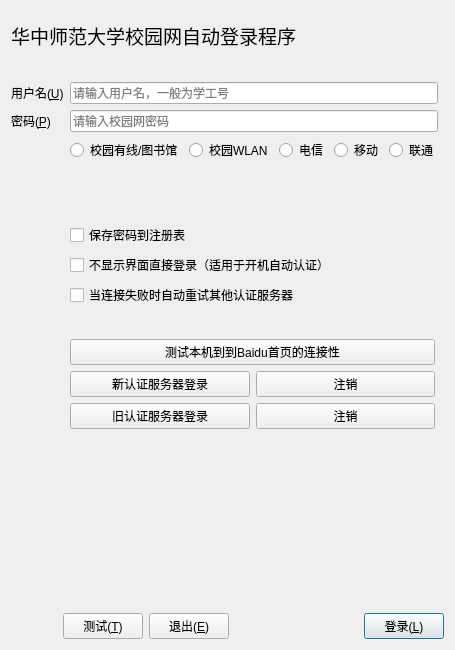
<?xml version="1.0" encoding="UTF-8"?>
<ui version="4.0">
 <class>Dialog</class>
 <widget class="QDialog" name="Dialog">
  <property name="geometry">
   <rect>
    <x>0</x>
    <y>0</y>
    <width>443</width>
    <height>650</height>
   </rect>
  </property>
  <property name="windowTitle">
   <string>Dialog</string>
  </property>
  <layout class="QVBoxLayout" name="verticalLayout">
   <item>
    <spacer name="verticalSpacer_3">
     <property name="orientation">
      <enum>Qt::Vertical</enum>
     </property>
     <property name="sizeType">
      <enum>QSizePolicy::Fixed</enum>
     </property>
     <property name="sizeHint" stdset="0">
      <size>
       <width>20</width>
       <height>10</height>
      </size>
     </property>
    </spacer>
   </item>
   <item>
    <layout class="QGridLayout" name="gridLayout">
     <item row="5" column="1">
      <layout class="QHBoxLayout" name="horizontalLayout">
       <item>
        <widget class="QRadioButton" name="radioButton_school">
         <property name="toolTip">
          <string/>
         </property>
         <property name="toolTipDuration">
          <number>-1</number>
         </property>
         <property name="whatsThis">
          <string/>
         </property>
         <property name="text">
          <string>校园有线/图书馆</string>
         </property>
        </widget>
       </item>
       <item>
        <widget class="QRadioButton" name="radioButton_wlan">
         <property name="text">
          <string>校园WLAN</string>
         </property>
        </widget>
       </item>
       <item>
        <widget class="QRadioButton" name="radioButton_ct">
         <property name="text">
          <string>电信</string>
         </property>
        </widget>
       </item>
       <item>
        <widget class="QRadioButton" name="radioButton_cmcc">
         <property name="text">
          <string>移动</string>
         </property>
        </widget>
       </item>
       <item>
        <widget class="QRadioButton" name="radioButton_cu">
         <property name="text">
          <string>联通</string>
         </property>
        </widget>
       </item>
      </layout>
     </item>
     <item row="2" column="0" alignment="Qt::AlignLeft">
      <widget class="QLabel" name="label_user">
       <property name="text">
        <string>用户名(&amp;U)</string>
       </property>
       <property name="buddy">
        <cstring>lineEdit_user</cstring>
       </property>
      </widget>
     </item>
     <item row="0" column="0" colspan="3">
      <widget class="QLabel" name="label_logo">
       <property name="font">
        <font>
         <family>百度综艺简体</family>
         <pointsize>14</pointsize>
        </font>
       </property>
       <property name="text">
        <string>华中师范大学校园网自动登录程序</string>
       </property>
      </widget>
     </item>
     <item row="2" column="1">
      <widget class="QLineEdit" name="lineEdit_user">
       <property name="placeholderText">
        <string>请输入用户名，一般为学工号</string>
       </property>
      </widget>
     </item>
     <item row="2" column="3">
      <spacer name="horizontalSpacer_5">
       <property name="orientation">
        <enum>Qt::Horizontal</enum>
       </property>
       <property name="sizeHint" stdset="0">
        <size>
         <width>40</width>
         <height>20</height>
        </size>
       </property>
      </spacer>
     </item>
     <item row="6" column="1">
      <spacer name="verticalSpacer_2">
       <property name="orientation">
        <enum>Qt::Vertical</enum>
       </property>
       <property name="sizeHint" stdset="0">
        <size>
         <width>20</width>
         <height>40</height>
        </size>
       </property>
      </spacer>
     </item>
     <item row="3" column="0" alignment="Qt::AlignLeft">
      <widget class="QLabel" name="label_passwd">
       <property name="text">
        <string>密码(&amp;P)</string>
       </property>
       <property name="buddy">
        <cstring>lineEdit_passwd</cstring>
       </property>
      </widget>
     </item>
     <item row="3" column="1">
      <widget class="QLineEdit" name="lineEdit_passwd">
       <property name="acceptDrops">
        <bool>false</bool>
       </property>
       <property name="inputMethodHints">
        <set>Qt::ImhNone</set>
       </property>
       <property name="placeholderText">
        <string>请输入校园网密码</string>
       </property>
       <property name="clearButtonEnabled">
        <bool>false</bool>
       </property>
      </widget>
     </item>
     <item row="2" column="2">
      <spacer name="horizontalSpacer">
       <property name="orientation">
        <enum>Qt::Horizontal</enum>
       </property>
       <property name="sizeHint" stdset="0">
        <size>
         <width>40</width>
         <height>20</height>
        </size>
       </property>
      </spacer>
     </item>
     <item row="1" column="0">
      <spacer name="verticalSpacer">
       <property name="orientation">
        <enum>Qt::Vertical</enum>
       </property>
       <property name="sizeHint" stdset="0">
        <size>
         <width>20</width>
         <height>40</height>
        </size>
       </property>
      </spacer>
     </item>
     <item row="7" column="3">
      <spacer name="horizontalSpacer_3">
       <property name="orientation">
        <enum>Qt::Horizontal</enum>
       </property>
       <property name="sizeHint" stdset="0">
        <size>
         <width>40</width>
         <height>20</height>
        </size>
       </property>
      </spacer>
     </item>
     <item row="7" column="0" rowspan="2" colspan="3">
      <widget class="QStackedWidget" name="stackedWidget">
       <property name="currentIndex">
        <number>0</number>
       </property>
       <widget class="QWidget" name="page_2">
        <layout class="QVBoxLayout" name="verticalLayout_4">
         <item>
          <layout class="QVBoxLayout" name="verticalLayout_3">
           <property name="leftMargin">
            <number>50</number>
           </property>
           <item>
            <layout class="QHBoxLayout" name="horizontalLayout_4">
             <item>
              <spacer name="horizontalSpacer_2">
               <property name="orientation">
                <enum>Qt::Horizontal</enum>
               </property>
               <property name="sizeHint" stdset="0">
                <size>
                 <width>40</width>
                 <height>20</height>
                </size>
               </property>
              </spacer>
             </item>
            </layout>
           </item>
           <item>
            <widget class="QCheckBox" name="checkBox_keeppasswd">
             <property name="text">
              <string>保存密码到注册表</string>
             </property>
            </widget>
           </item>
           <item>
            <widget class="QCheckBox" name="checkBox_auth">
             <property name="text">
              <string>不显示界面直接登录（适用于开机自动认证）</string>
             </property>
            </widget>
           </item>
           <item>
            <widget class="QCheckBox" name="checkBox_server">
             <property name="text">
              <string>当连接失败时自动重试其他认证服务器</string>
             </property>
            </widget>
           </item>
           <item>
            <layout class="QHBoxLayout" name="horizontalLayout_6"/>
           </item>
           <item>
            <spacer name="verticalSpacer_5">
             <property name="orientation">
              <enum>Qt::Vertical</enum>
             </property>
             <property name="sizeHint" stdset="0">
              <size>
               <width>20</width>
               <height>40</height>
              </size>
             </property>
            </spacer>
           </item>
           <item>
            <widget class="QPushButton" name="pushButton_test">
             <property name="text">
              <string>测试本机到到Baidu首页的连接性</string>
             </property>
             <property name="checkable">
              <bool>false</bool>
             </property>
             <property name="default">
              <bool>false</bool>
             </property>
             <property name="flat">
              <bool>false</bool>
             </property>
            </widget>
           </item>
           <item>
            <layout class="QHBoxLayout" name="horizontalLayout_5">
             <item>
              <widget class="QPushButton" name="pushButton_lanlogin">
               <property name="text">
                <string>  新认证服务器登录  </string>
               </property>
               <property name="checkable">
                <bool>true</bool>
               </property>
              </widget>
             </item>
             <item>
              <widget class="QPushButton" name="pushButton_lanlogout">
               <property name="text">
                <string>注销</string>
               </property>
              </widget>
             </item>
            </layout>
           </item>
           <item>
            <layout class="QHBoxLayout" name="horizontalLayout_7">
             <item>
              <widget class="QPushButton" name="pushButton_wlanlogin">
               <property name="text">
                <string>旧认证服务器登录</string>
               </property>
               <property name="checkable">
                <bool>true</bool>
               </property>
              </widget>
             </item>
             <item>
              <widget class="QPushButton" name="pushButton_wlanlogout">
               <property name="text">
                <string>注销</string>
               </property>
              </widget>
             </item>
            </layout>
           </item>
           <item>
            <spacer name="verticalSpacer_6">
             <property name="orientation">
              <enum>Qt::Vertical</enum>
             </property>
             <property name="sizeHint" stdset="0">
              <size>
               <width>20</width>
               <height>40</height>
              </size>
             </property>
            </spacer>
           </item>
          </layout>
         </item>
        </layout>
       </widget>
      </widget>
     </item>
    </layout>
   </item>
   <item>
    <widget class="QTextBrowser" name="textBrowser_info">
     <property name="cursor" stdset="0">
      <cursorShape>ArrowCursor</cursorShape>
     </property>
     <property name="mouseTracking">
      <bool>false</bool>
     </property>
     <property name="tabletTracking">
      <bool>true</bool>
     </property>
     <property name="focusPolicy">
      <enum>Qt::StrongFocus</enum>
     </property>
     <property name="contextMenuPolicy">
      <enum>Qt::NoContextMenu</enum>
     </property>
     <property name="styleSheet">
      <string notr="true">background-color: rgb(240, 240, 240);</string>
     </property>
     <property name="frameShape">
      <enum>QFrame::NoFrame</enum>
     </property>
     <property name="frameShadow">
      <enum>QFrame::Plain</enum>
     </property>
     <property name="verticalScrollBarPolicy">
      <enum>Qt::ScrollBarAlwaysOff</enum>
     </property>
     <property name="horizontalScrollBarPolicy">
      <enum>Qt::ScrollBarAlwaysOff</enum>
     </property>
     <property name="readOnly">
      <bool>true</bool>
     </property>
    </widget>
   </item>
   <item>
    <layout class="QHBoxLayout" name="horizontalLayout_3">
     <item>
      <widget class="QPushButton" name="pushButton_help">
       <property name="maximumSize">
        <size>
         <width>20</width>
         <height>16777215</height>
        </size>
       </property>
       <property name="text">
        <string/>
       </property>
       <property name="icon">
        <iconset>
         <normaloff>:/Main/Media/help.png</normaloff>:/Main/Media/help.png</iconset>
       </property>
       <property name="iconSize">
        <size>
         <width>20</width>
         <height>20</height>
        </size>
       </property>
       <property name="flat">
        <bool>true</bool>
       </property>
      </widget>
     </item>
     <item>
      <widget class="QPushButton" name="pushButton_about">
       <property name="sizePolicy">
        <sizepolicy hsizetype="Maximum" vsizetype="Fixed">
         <horstretch>0</horstretch>
         <verstretch>0</verstretch>
        </sizepolicy>
       </property>
       <property name="maximumSize">
        <size>
         <width>20</width>
         <height>16777215</height>
        </size>
       </property>
       <property name="focusPolicy">
        <enum>Qt::NoFocus</enum>
       </property>
       <property name="text">
        <string/>
       </property>
       <property name="icon">
        <iconset>
         <normaloff>:/Main/Media/info.png</normaloff>:/Main/Media/info.png</iconset>
       </property>
       <property name="iconSize">
        <size>
         <width>20</width>
         <height>20</height>
        </size>
       </property>
       <property name="flat">
        <bool>true</bool>
       </property>
      </widget>
     </item>
     <item>
      <widget class="QPushButton" name="pushButton_more">
       <property name="text">
        <string>测试(&amp;T)</string>
       </property>
      </widget>
     </item>
     <item>
      <widget class="QPushButton" name="pushButton_exit">
       <property name="maximumSize">
        <size>
         <width>10000</width>
         <height>16777215</height>
        </size>
       </property>
       <property name="focusPolicy">
        <enum>Qt::NoFocus</enum>
       </property>
       <property name="text">
        <string>退出(&amp;E)</string>
       </property>
       <property name="iconSize">
        <size>
         <width>16</width>
         <height>16</height>
        </size>
       </property>
       <property name="flat">
        <bool>false</bool>
       </property>
      </widget>
     </item>
     <item>
      <spacer name="horizontalSpacer_4">
       <property name="orientation">
        <enum>Qt::Horizontal</enum>
       </property>
       <property name="sizeHint" stdset="0">
        <size>
         <width>40</width>
         <height>20</height>
        </size>
       </property>
      </spacer>
     </item>
     <item>
      <widget class="QPushButton" name="pushButton_login">
       <property name="baseSize">
        <size>
         <width>0</width>
         <height>0</height>
        </size>
       </property>
       <property name="focusPolicy">
        <enum>Qt::StrongFocus</enum>
       </property>
       <property name="text">
        <string>登录(&amp;L)</string>
       </property>
       <property name="default">
        <bool>true</bool>
       </property>
      </widget>
     </item>
    </layout>
   </item>
  </layout>
 </widget>
 <tabstops>
  <tabstop>lineEdit_user</tabstop>
  <tabstop>lineEdit_passwd</tabstop>
  <tabstop>radioButton_school</tabstop>
  <tabstop>radioButton_ct</tabstop>
  <tabstop>radioButton_cu</tabstop>
 </tabstops>
 <resources/>
 <connections/>
</ui>
